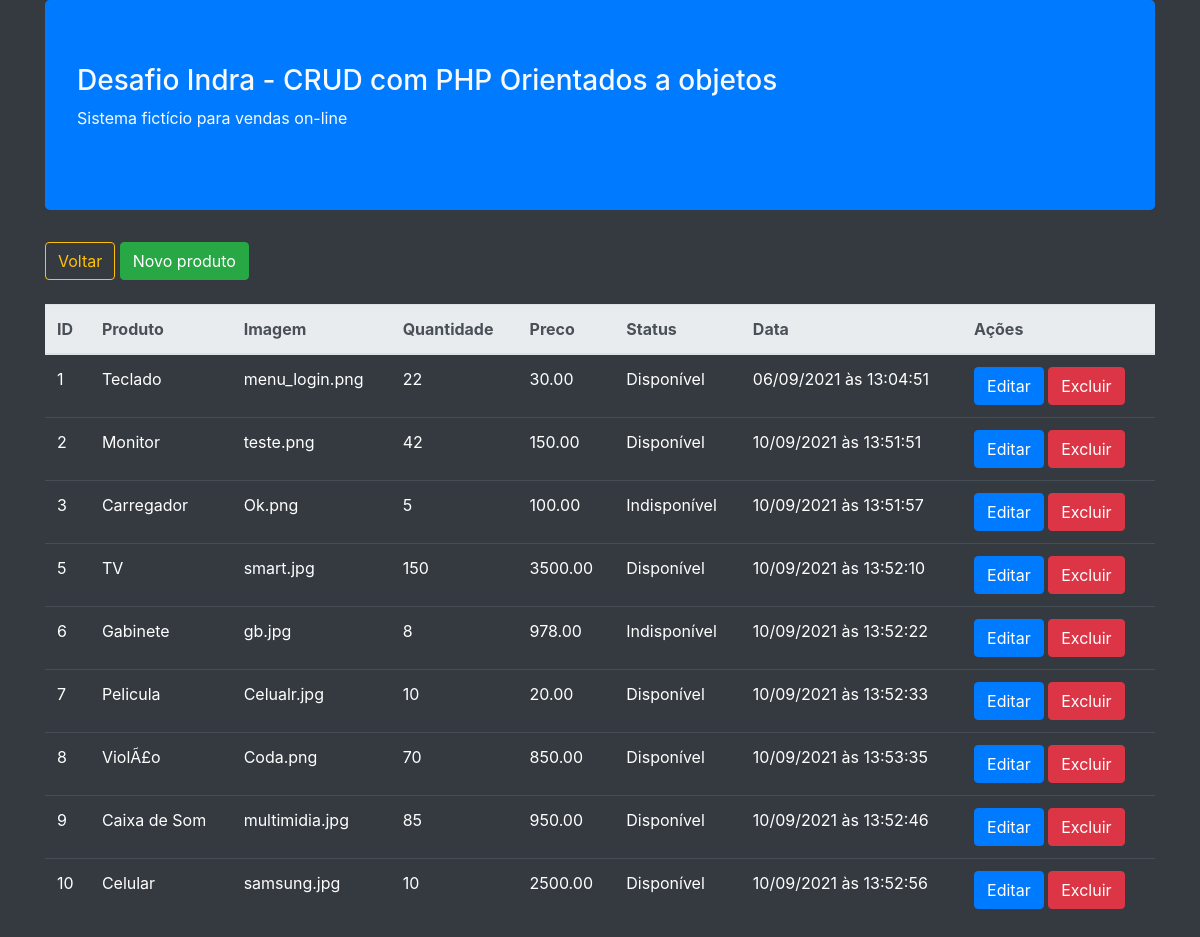
/lista_produtos.php, run on the app's committed database.
### tables this page shows
CREATE TABLE `produtos` (
  `id` int(11) NOT NULL,
  `produto` varchar(255) NOT NULL,
  `imagem` varchar(255) NOT NULL,
  `quantidade` int(11) NOT NULL,
  `preco` decimal(10,2) NOT NULL,
  `ativo` enum('s','n') NOT NULL,
  `data` timestamp NOT NULL DEFAULT CURRENT_TIMESTAMP ON UPDATE CURRENT_TIMESTAMP
);

### app/DB/Database.php (called while the page is built, shortened)
<?php
class Database{
  private $table;
  private $connection;
  public function __construct($table = null){
    $this->table = $table;
  }
  private function setConnection(){
    try{
      $this->connection = new PDO('mysql:host='.self::HOST.';dbname='.self::NAME,self::USER,self::PASS);
      $this->connection->setAttribute(PDO::ATTR_ERRMODE,PDO::ERRMODE_EXCEPTION);
    }catch(PDOException $e){
      die('ERROR: '.$e->getMessage());
    }
  }
  public function execute($query,$params = []){
    try{
      $statement = $this->connection->prepare($query);
      $statement->execute($params);
      return $statement;
    }catch(PDOException $e){
      die('ERROR: '.$e->getMessage());
    }
  }
  public function select($where = null, $order = null, $limit = null, $fields = '*'){
    $where = strlen($where) ? 'WHERE '.$where : '';
    $order = strlen($order) ? 'ORDER BY '.$order : '';
    $limit = strlen($limit) ? 'LIMIT '.$limit : '';
    $query = 'SELECT '.$fields.' FROM '.$this->table.' '.$where.' '.$order.' '.$limit;
    return $this->execute($query);
  }
}

### app/Entity/Produto.php (called while the page is built, shortened)
<?php
class Produto{
  public static function getProdutos($where = null, $order = null, $limit = null){
    return (new Database('produtos'))->select($where,$order,$limit)
                                  ->fetchAll(PDO::FETCH_CLASS,self::class);
  }
}

### lista_produtos.php (called while the page is built, shortened)
<?php
$produtos = Produto::getProdutos();
include __DIR__.'/includes/header.php';
include __DIR__.'/includes/lista_produtos.php';
include __DIR__.'/includes/footer.php';

### includes/lista_produtos.php (the view, shortened to what this page needs)
<?php
  $resultados = '';
  foreach($produtos as $produto){
    $resultados .= '<tr>
                      <td>'.$produto->id.'</td>
                      <td>'.$produto->produto.'</td>
                      <td>'.$produto->imagem.'</td>
                      <td>'.$produto->quantidade.'</td>
                      <td>'.$produto->preco.'</td>
                      <td>'.($produto->ativo == 's' ? 'Disponível' : 'Indisponível').'</td>
                      <td>'.date('d/m/Y à\s H:i:s',strtotime($produto->data)).'</td>
                      <td>
                        <a href="editarProduto.php?id='.$produto->id.'">
                          <button type="button" class="btn btn-primary">Editar</button>
                        </a>
                        <a href="excluirProduto.php?id='.$produto->id.'">
                          <button type="button" class="btn btn-danger">Excluir</button>
                        </a>
                      </td>
                    </tr>';
  }
  $resultados = strlen($resultados) ? $resultados : '<tr>
                                                       <td colspan="6" class="text-center">
                                                              Nenhum produto encontrado
                                                       </td>
                                                    </tr>';
?>
<main>
  <section>
    <a href="index.php">
      <button class="btn btn-outline-warning">Voltar</button>
    </a>
    <a href="produto.php">
      <button class="btn btn-success">Novo produto</button>
    </a>
  </section>
  <br>
  <section>
    <table class="table table-dark" class="table bg-light mt-3">
        <thead class="thead-light">
          <tr>
            <th>ID</th>
            <th>Produto</th>
            <th>Imagem</th>
            <th>Quantidade</th>
            <th>Preco</th>
            <th>Status</th>
            <th>Data</th>
            <th  colspan="2" align="center">Ações</th>
          </tr>
        </thead>
        <tbody>
            <?=$resultados?>
        </tbody>
    </table>
  </section>
</main>

### data on the page
produtos: id "1", produto "Teclado", imagem "menu_login.png", quantidade "22", preco "30.00", ativo "Disponível", data "06/09/2021 às 13:04:51"
produtos: id "2", produto "Monitor", imagem "teste.png", quantidade "42", preco "150.00", ativo "Disponível", data "10/09/2021 às 13:51:51"
produtos: id "3", produto "Carregador", imagem "Ok.png", quantidade "5", preco "100.00", ativo "Indisponível", data "10/09/2021 às 13:51:57"
produtos: id "5", produto "TV", imagem "smart.jpg", quantidade "150", preco "3500.00", ativo "Disponível", data "10/09/2021 às 13:52:10"
produtos: id "6", produto "Gabinete", imagem "gb.jpg", quantidade "8", preco "978.00", ativo "Indisponível", data "10/09/2021 às 13:52:22"
produtos: id "7", produto "Pelicula", imagem "Celualr.jpg", quantidade "10", preco "20.00", ativo "Disponível", data "10/09/2021 às 13:52:33"
produtos: id "8", produto "ViolÃ£o", imagem "Coda.png", quantidade "70", preco "850.00", ativo "Disponível", data "10/09/2021 às 13:53:35"
produtos: id "9", produto "Caixa de Som", imagem "multimidia.jpg", quantidade "85", preco "950.00", ativo "Disponível", data "10/09/2021 às 13:52:46"
produtos: id "10", produto "Celular", imagem "samsung.jpg", quantidade "10", preco "2500.00", ativo "Disponível", data "10/09/2021 às 13:52:56"
